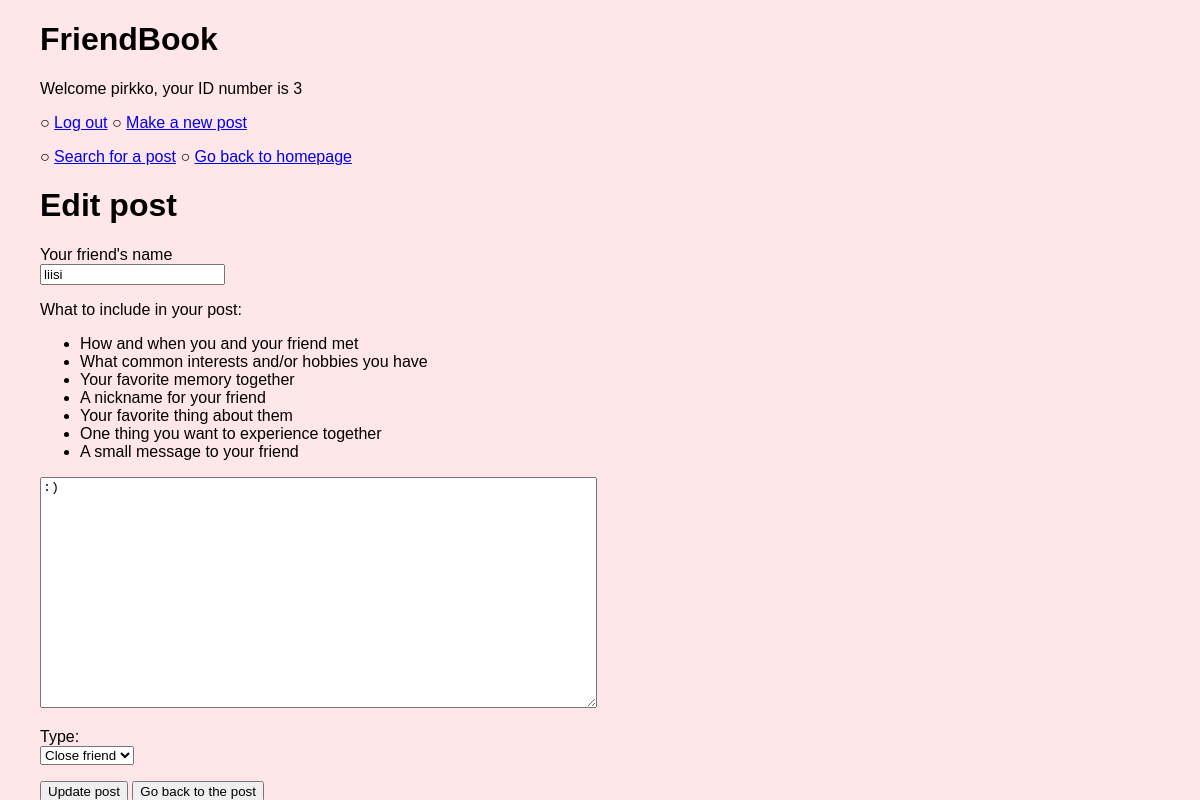
/edit_post/4 (signed in), run on the app's committed database.
### tables this page shows
CREATE TABLE users (
    id INTEGER PRIMARY KEY,
    username TEXT UNIQUE,
    password_hash TEXT
);

CREATE TABLE posts (
	id INTEGER PRIMARY KEY,
	title TEXT,
	description TEXT,
	user_id INTEGER REFERENCES users
);

CREATE TABLE classes (
    id INTEGER PRIMARY KEY,
    title TEXT,
    value TEXT
);

### app.py (the view)
@app.route("/edit_post/<int:post_id>")
def edit_post(post_id):
    require_login()
    post = posts.get_post(post_id)
    if not post:
        abort(404)
    if post["user_id"] != session["user_id"]:
        abort(403)
    all_classes = posts.get_all_classes()
    classes = {}
    for my_class in all_classes:
        classes[my_class] = ""
    for entry in posts.get_classes(post_id):
        classes[entry["title"]] = entry["value"]
    return render_template("edit_post.html", post=post, classes=classes, all_classes=all_classes)

### app.py (called while the page is built)
def require_login():
    if "user_id" not in session:
        abort(403)

### db.py (called while the page is built)
def get_connection():
    con = sqlite3.connect("database.db")
    con.execute("PRAGMA foreign_keys = ON")
    con.row_factory = sqlite3.Row
    return con

def query(sql, params=[]):
    con = get_connection()
    result = con.execute(sql, params).fetchall()
    con.close()
    return result

### posts.py (called while the page is built)
def get_all_classes():
    sql = "SELECT title, value FROM classes ORDER BY id"
    result = db.query(sql)
    classes = {}
    for title, value in result:
        classes[title] = []
    for title, value in result:
        classes[title].append(value)
    return classes

def get_classes(post_id):
    sql = "SELECT title, value FROM post_classes WHERE post_id = ?"
    return db.query(sql, [post_id])

def get_post(post_id):
    sql = """SELECT posts.title,
                    posts.description,
                    users.username,
                    users.id user_id,
                    posts.id
               FROM posts, users
              WHERE posts.user_id = users.id AND
                    posts.id = ?"""
    result = db.query(sql, [post_id])
    return result[0] if result else None

### templates/edit_post.html (shortened to what this page needs)
{% extends "layout.html" %}
{% block content %}
<h1>Edit post</h1>
<form action="/update_post" method="post">
<p>
  Your friend's name <br />
  <input type="text" name="title" value="{{ post.title }}" maxlength="50" required/>
</p>
<p>
  What to include in your post: <br />
  <ul>
    <li> How and when you and your friend met </li>
    <li> What common interests and/or hobbies you have </li>
    <li> Your favorite memory together </li>
    <li> A nickname for your friend </li>
    <li> Your favorite thing about them </li>
    <li> One thing you want to experience together </li>
    <li> A small message to your friend </li>
  </ul>
  <textarea name="description" rows="15" cols="67" maxlength="3000" required>{{ post.description }}</textarea>
  </p>
  {% for class in all_classes %}
  <p>
    {{ class }}: <br />
    <select name="classes">
    {% for option in all_classes[class] %}
      {% if classes[class] == option %}
      <option value="{{ class }}:{{ option }}" selected>{{ option }}</option>
      {% else %}
      <option value="{{ class }}:{{ option }}">{{ option }}</option>
      {% endif %}
    {% endfor %}
    </select>
  </p>
  {% endfor %}
  <input type="submit" value="Update post" size="10" />
  <input type="submit" name="back" value="Go back to the post">
</form>
{% endblock %}

### templates/layout.html (shortened to what this page needs)
<!DOCTYPE html>
<html>
<head>
  <link rel="stylesheet" href="/static/main.css">
</head>
<body>
  <h1>FriendBook</h1>
  {% if session.username %}
  <p>
    Welcome {{ session.username }}, your ID number is {{ session.user_id }}
  </p>
  <p>
    ○ <a href="/logout">Log out</a> ○
    <a href= "/new_post">Make a new post</a> 
  </p>
  {% else %}
  <p>
    ○ <a href="/login">Login</a> ○
      <a href="/register">Register</a> 
  </p>
  {% endif %}
  <p>
    ○ <a href= "/find_post">Search for a post</a> ○
      <a href="/">Go back to homepage </a>
  </p>
  {% block content %}{% endblock %}
</body>
</html>

### static/main.css (style rules this page uses)
body { margin: auto; max-width: 70em; font-family: sans-serif; background-color: #FFE6E8; }
p { max-width: 500px; }

### data on the page
users: username "pirkko"
posts: title "liisi", description ":)"
classes: title "Type"

### other printed values
{{ session.user_id }} "3"
form field classes "Close friend"
